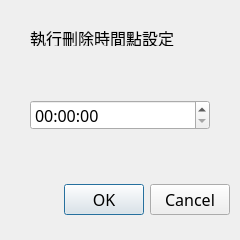
<?xml version="1.0" encoding="UTF-8"?>
<ui version="4.0">
 <class>Dialog</class>
 <widget class="QDialog" name="Dialog">
  <property name="geometry">
   <rect>
    <x>0</x>
    <y>0</y>
    <width>240</width>
    <height>240</height>
   </rect>
  </property>
  <property name="font">
   <font>
    <family>標楷體</family>
    <pointsize>12</pointsize>
   </font>
  </property>
  <property name="windowTitle">
   <string>執行刪除時間點設定</string>
  </property>
  <widget class="QDialogButtonBox" name="buttonBox">
   <property name="geometry">
    <rect>
     <x>10</x>
     <y>180</y>
     <width>220</width>
     <height>40</height>
    </rect>
   </property>
   <property name="orientation">
    <enum>Qt::Horizontal</enum>
   </property>
   <property name="standardButtons">
    <set>QDialogButtonBox::Cancel|QDialogButtonBox::Ok</set>
   </property>
  </widget>
  <widget class="QLabel" name="label">
   <property name="geometry">
    <rect>
     <x>30</x>
     <y>30</y>
     <width>180</width>
     <height>16</height>
    </rect>
   </property>
   <property name="font">
    <font>
     <family>標楷體</family>
     <pointsize>12</pointsize>
    </font>
   </property>
   <property name="text">
    <string>執行刪除時間點設定</string>
   </property>
  </widget>
  <widget class="QTimeEdit" name="timeEdit">
   <property name="geometry">
    <rect>
     <x>30</x>
     <y>100</y>
     <width>180</width>
     <height>30</height>
    </rect>
   </property>
  </widget>
 </widget>
 <resources/>
 <connections>
  <connection>
   <sender>buttonBox</sender>
   <signal>accepted()</signal>
   <receiver>Dialog</receiver>
   <slot>accept()</slot>
   <hints>
    <hint type="sourcelabel">
     <x>248</x>
     <y>254</y>
    </hint>
    <hint type="destinationlabel">
     <x>157</x>
     <y>274</y>
    </hint>
   </hints>
  </connection>
  <connection>
   <sender>buttonBox</sender>
   <signal>rejected()</signal>
   <receiver>Dialog</receiver>
   <slot>reject()</slot>
   <hints>
    <hint type="sourcelabel">
     <x>316</x>
     <y>260</y>
    </hint>
    <hint type="destinationlabel">
     <x>286</x>
     <y>274</y>
    </hint>
   </hints>
  </connection>
 </connections>
</ui>
